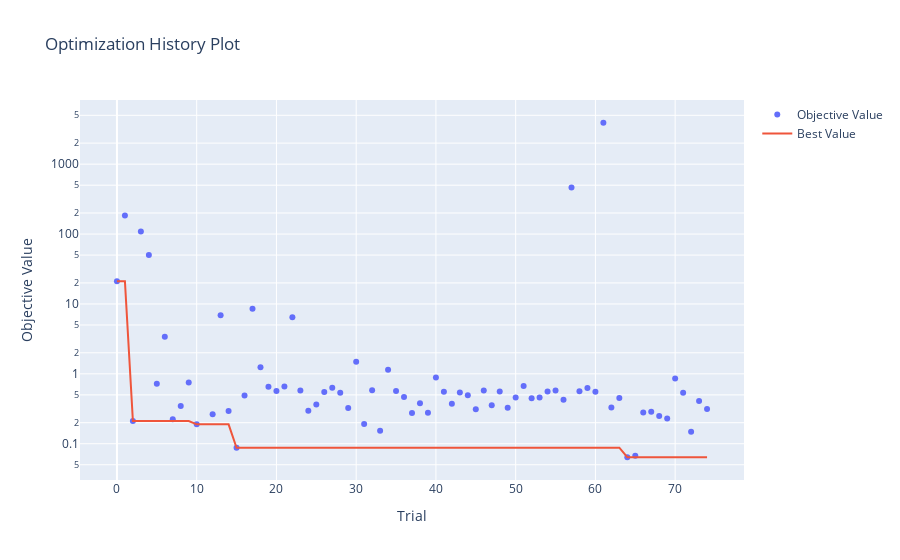

This figure's notebook cell:
### Code cell
fig = optuna.visualization.plot_optimization_history(inliers)
fig.update_yaxes(type="log")
